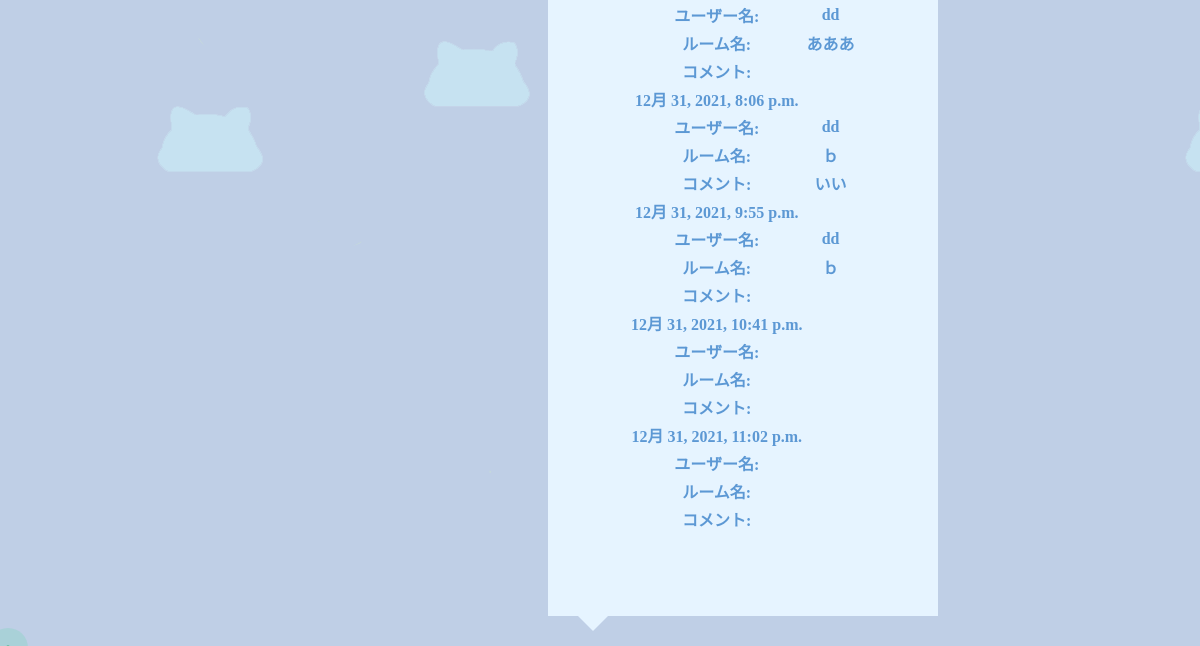
The page /game/home/match/ (lower part) on the database as committed earlier.
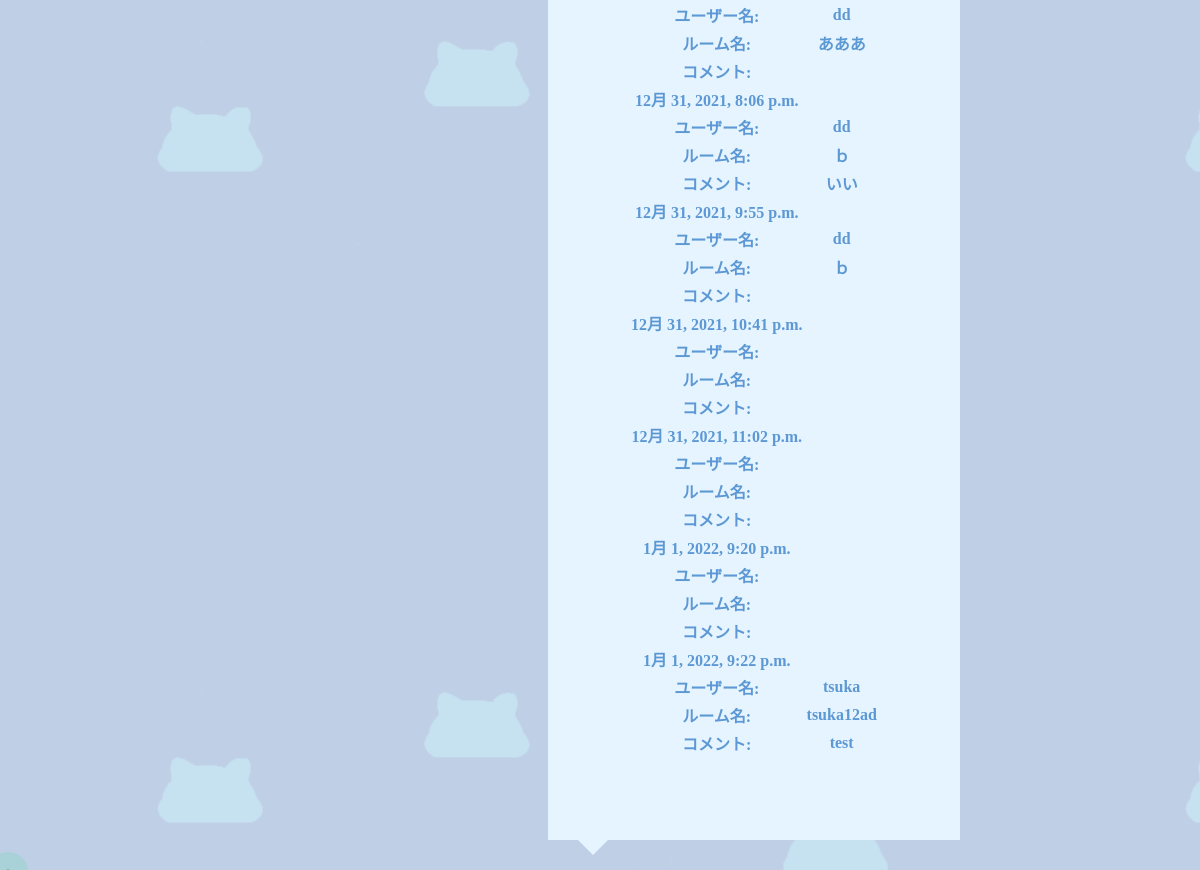
The same page on the database as committed later.
### game/models.py (models this page shows)
class Log(models.Model):
    username = models.CharField(max_length=256)
    roomname = models.CharField(max_length=256)
    comment = models.TextField(default='')
    time = models.DateTimeField(default=timezone.now)

### game/views.py (the view)
# urls.py: path('home/match/', views.match, name='match'),
def match(request):
    logs = Log.objects.all()
    data = {'logs' : logs}
    return render(request, 'game/match.html', data)

### templates/game/match.html (shortened to what this page needs)
{% load static %}
<!DOCTYPE html>
<html>
<head>
    <link type="text/css" rel="stylesheet" href="{% static 'css/style.css' %}">
    <link type="text/css" rel="stylesheet" href="{% static 'css/home.css' %}">
    <link type="text/css" rel="stylesheet" href="{% static 'css/match.css' %}">
</head>
<body>
    <table class="box_show">
        {% for log in logs %}
        <tr>
            <td>{{ log.time }}</td>
        </tr>
        <tr>
            <td>ユーザー名:</td><td>{{ log.username }}</td>
        </tr>
        <tr>
            <td>ルーム名:</td><td>{{ log.roomname }}</td>
        </tr>
        <tr>
            <td>コメント:</td><td>{{log.comment }}</td>
        </tr>
        {% endfor %}
    </table>
</body>
</html>

Rows that differ between the two databases and show on the page:
added Log: time "1月 1, 2022, 9:20 p.m."
added Log: time "1月 1, 2022, 9:22 p.m.", username "tsuka", roomname "tsuka12ad", comment "test"
